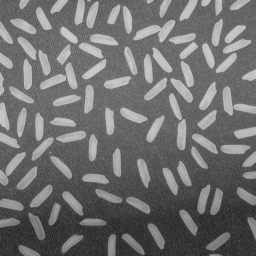
%> input picture TP1-Telechargement/images seules/rice.png, 256 x 256 px
$ octave exercice_1_22a.m   (GNU Octave 9; MATLAB toolbox functions it lacks are replaced by stand-ins)
%> lines starting %> are read from the running program, lines starting %| are printed output that depends on the picture; in (x1, y1, x2, y2) boxes, pixels count from 0 and x2, y2 are one past the last pixel; in counts of white or black regions, pixels touching at a corner belong together; the program's own positions count from 1
clear all
close all
clc

A=imread('rice.png' );
%> A is the input picture: size 256x256 uint8; min 40, max 204, mean 111.2
%imshow(A);

radius=7;
for i=1:2*radius+1
  for j=1:2*radius+1
    if(i-(1+radius))^2+(j-(1+radius))^2<radius^2
      se(i,j)=1;
    else
      se(i,j)=0;
    end
  end
end

%figure, imshow(255*se) ;


B=imopen(A,se);
%figure, imshow(B);

ga=fspecial('gaussian',15,10);
C=imfilter(B,ga);
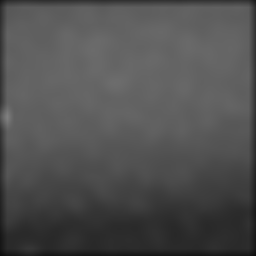
%> C: size 256x256 uint8; min 12, max 127, mean 79.7
%figure, imshow(C);

A_unif=A-C;
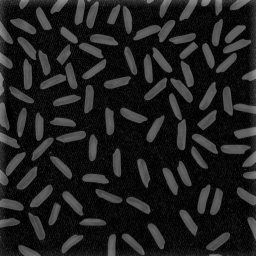
%> A_unif: size 256x256 uint8; min 0, max 147, mean 31.6
%figure, imshow(A_unif);


seuil=35;
D=A_unif>seuil;
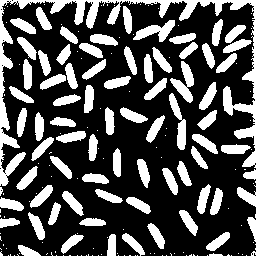
%> D: size 256x256 logical; 30.2% white; 190 white regions (115 under 20 px), largest, box (x1, y1, x2, y2) and area: (0, 0, 256, 186) 4290, (170, 61, 194, 103) 442, (133, 20, 175, 42) 416
%figure, imshow(D);

E=medfilt2(D);
%> E: size 256x256 logical; 29.8% white; 79 white regions (3 under 20 px), largest, box (x1, y1, x2, y2) and area: (0, 0, 126, 186) 2287, (179, 0, 256, 148) 1601, (170, 61, 194, 103) 443
%figure, imshow(E);

clear sebis
radius=2;
for i=1:2*radius+1
  for j=1:2*radius+1
    if(i-(1+radius))^2+(j-(1+radius))^2<radius^2
      sebis(i,j)=1;
    else
      sebis(i,j)=0;
    end
  end
end

F=imerode(E,sebis);
%> F: size 256x256 logical; 18.9% white; 85 white regions (2 under 20 px), largest, box (x1, y1, x2, y2) and area: (0, 0, 18, 158) 665, (180, 0, 256, 98) 629, (13, 0, 125, 27) 551
Fp=imerode(F,sebis);
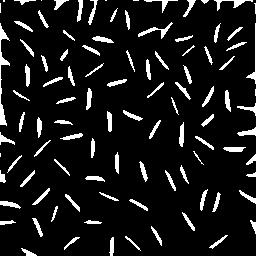
%> Fp: size 256x256 logical; 9.4% white; 101 white regions (9 under 20 px)
%Fpp=imerode(Fp,sebis);
%figure, imshow(Fp);


data=regionprops(Fp);
%> data = 101 regions; largest, box (x1, y1, x2, y2), Area and Centroid: (0, 23, 10, 126) 294 [3 76], (138, 22, 173, 39) 137 [156.7 31.6], (214, 0, 253, 11) 120 [232.2 3.5], (246, 23, 256, 84) 100 [254.6 62.8], (179, 122, 184, 147) 93 [182.3 135.9]
size(data)
%> ans = [101 1]

FpLabel=bwlabel(Fp);
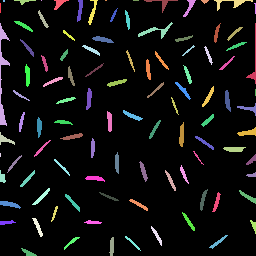
%> FpLabel: size 256x256 double; 102 distinct labels, from 0 to 101; one colour per label, 0 black
%imshow(FpLabel,[]);

grain=(FpLabel==17);
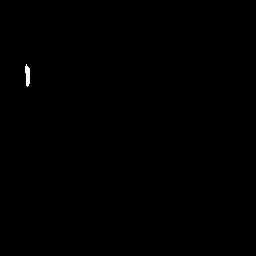
%> grain: size 256x256 logical; 0.13% white; 1 white region, box (x1, y1, x2, y2) and area: (25, 64, 30, 87) 85
%figure, imshow(grain,[]);

aires=[data.Area];
%> aires = 101 values, max 294 at index 2, min 1 at index 23, mean 60.97
figure, hist(aires);
%> after `hist(aires)`:
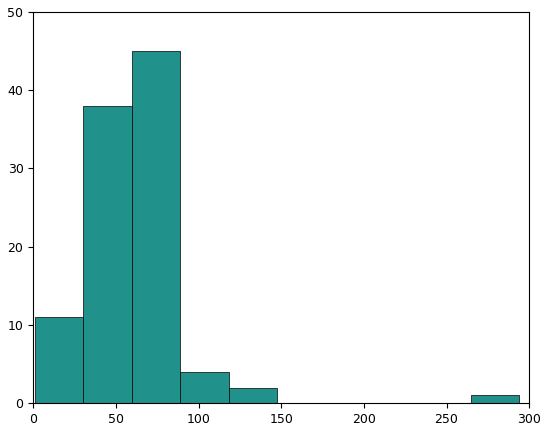
%> figure redrawn from the program's plot data; tallest bar 45 high, from x = 59.6 to 88.9
